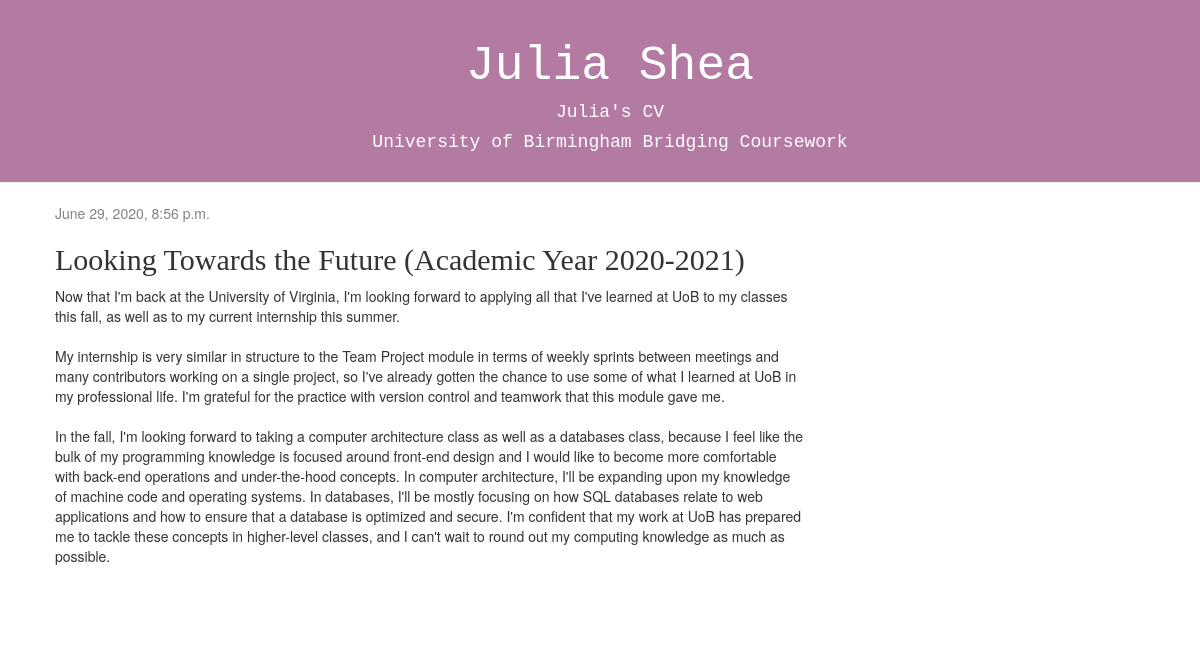
The app's page /post/1/ with its own data.
### blog/models.py (models this page shows, shortened)
class Post(models.Model):
    author = models.ForeignKey(settings.AUTH_USER_MODEL, on_delete=models.CASCADE)
    title = models.CharField(max_length=200)
    text = models.TextField()
    created_date = models.DateTimeField(default=timezone.now)
    published_date = models.DateTimeField(blank=True, null=True)

### blog/views.py (the view)
# urls.py: path('post/<int:pk>/', views.post_detail, name='post_detail'),
def post_detail(request, pk):
     post = get_object_or_404(Post, pk=pk)
     return render(request, 'blog/post_detail.html', {'post': post})

### blog/templates/blog/post_detail.html (shortened to what this page needs)
{% extends 'blog/base.html' %}
  {% block content %}
    <div class="post">
      {% if post.published_date %}
        <div class="date">
          {{ post.published_date }}
        </div>
      {% endif %}
      <h2>{{ post.title }}</h2>
      <p>{{ post.text|linebreaksbr }}</p>
    </div>
  {% endblock %}

### blog/static/css/blog.css (style rules this page uses)
h2, h3 { font-family: 'Lucidatypewriter'; }
.date { color: #828282; }
.post { margin-bottom: 70px; }

### records on screen
Post: published_date "June 29, 2020, 8:56 p.m.", title "Looking Towards the Future (Academic Year 2020-2021)", text "Now that I'm back at the University of Virginia, I'm looking forward to applying all that I've learned at UoB to my classes this fall, as well as to my current internship this summer. My internship is very similar in structure to the Team Project module in terms of weekly sprints between meetings and many contributors working on a single project, so I've already gotten the chance to use some of what I learned at UoB in my professional life. I'm grateful for the practice with version control and teamwork that this module gave me. In the fall, I'm looking forward to taking a computer architecture class as well as a databases class, because I feel like the bulk of my programming knowledge is…"
